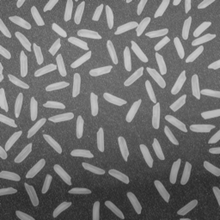
%> input picture clases/Cap01_Introducción/Matlab/rice.png, 220 x 220 px, shrunk from 512 x 512 before the run
$ octave TRAT06_EjemploCirculante.m   (GNU Octave 9; MATLAB toolbox functions it lacks are replaced by stand-ins)
%> lines starting %> are read from the running program, lines starting %| are printed output that depends on the picture; in (x1, y1, x2, y2) boxes, pixels count from 0 and x2, y2 are one past the last pixel; in counts of white or black regions, pixels touching at a corner belong together; the program's own positions count from 1
%José Ramón Iglesias Gamarra - 2020-2
close all
I = imread('rice.png');
%> I is the input picture: size 220x220 uint8; min 40, max 207, mean 111.2
M = 35;
i1 = 156;
j1 = 127;
F = double(I(i1:i1+M-1,j1:j1+M-1));
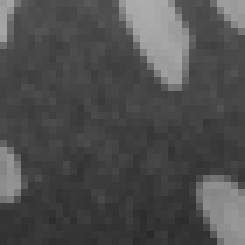
%> F: size 35x35 double (shown 7 times larger); min 42, max 173, mean 77.8

[N1,M1] = size(F);
%> N1 = 35; M1 = 35
n = 7;
N = N1+n-1;
%> N = 41
Fp = zeros(N,N);
Fp(1:N1,1:N1) = F;
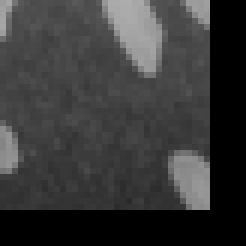
%> Fp: size 41x41 double (shown 6 times larger); min 0, max 173, mean 56.7
figure(1)
imshow(F,[])
h = ones(n,n)/n^2;
Hp = zeros(N,N);
Hp(1:n,1:n) = h;
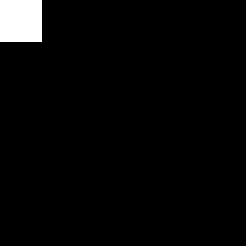
%> Hp: size 41x41 double (shown 6 times larger); values 0 (black) and 0.0204 (white), 2.9% white; 1 white region, box (x1, y1, x2, y2) and area: (0, 0, 7, 7) 49
G = conv2(F,h,'same');
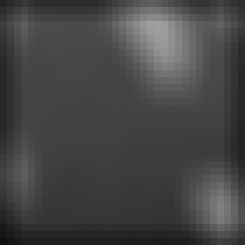
%> G: size 35x35 double (shown 7 times larger); min 16.92, max 159.3, mean 69.2
figure(2)
imshow(G,[])
f = Fp(:); % f es un vector con las columnas de F concatenadas (hacia abajo)
%> f = 1681 values, max 173 at index 821, min 0 at index 36, mean 56.72

HC = [];
for i=1:N
    HF = [];
    for j=1:N
        k = mod(i-j,N);
        Hk = zeros(N,N);
        for p=1:N
            for q=1:N
                t = mod(p-q,N);
                Hk(p,q) = Hp(k+1,t+1);
            end
        end
        HF = [HF Hk];
    end
    HC = [HC;HF];
end
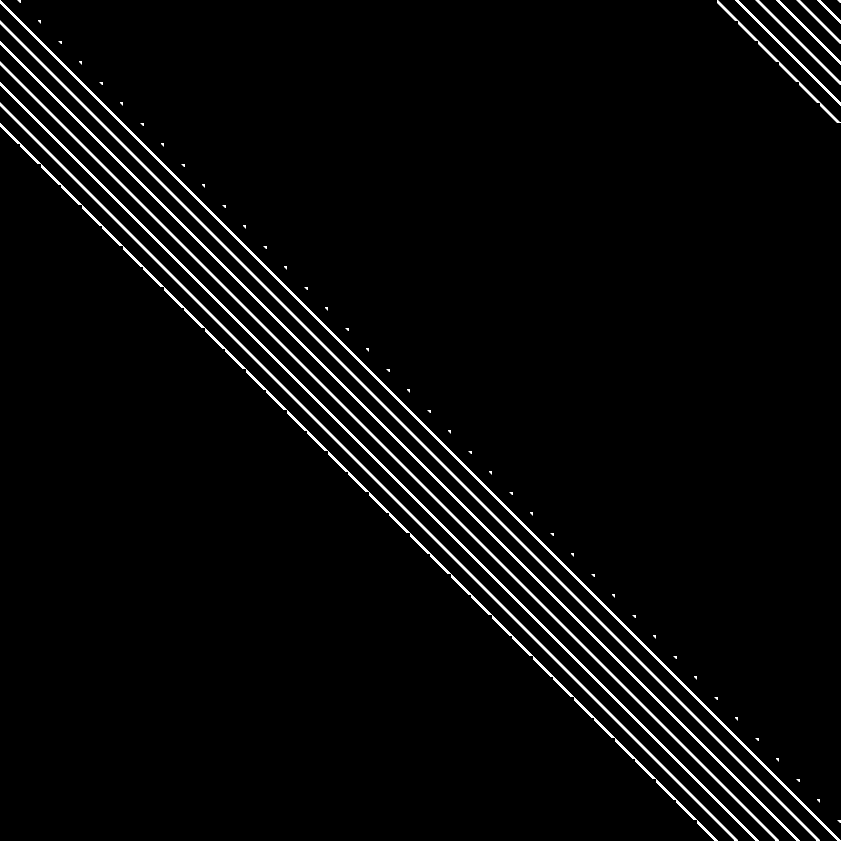
%> HC: size 1681x1681 double (shown at 1/2 size); values 0 (black) and 0.0204 (white), 2.9% white; 55 white regions, largest, box (x1, y1, x2, y2) and area: (0, 0, 1681, 1681) 11746, (0, 41, 1640, 1681) 11459, (0, 82, 1599, 1681) 11172
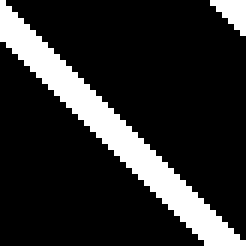
%> Hk: size 41x41 double (shown 6 times larger); values 0 (black) and 0.0204 (white), 17.1% white; 2 white regions, box (x1, y1, x2, y2) and area: (0, 0, 41, 41) 266, (35, 0, 41, 6) 21

g = HC*f;
%> g = 1681 values, max 159.3 at index 1032, min 1.02 at index 41, mean 56.72
Gs = zeros(size(Fp));
Gs(:) = g;
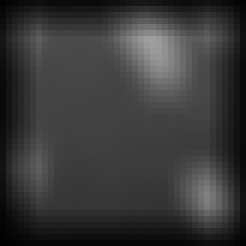
%> Gs: size 41x41 double (shown 6 times larger); min 1.02, max 159.3, mean 56.7
figure(3)
q = (n+1)/2;
Gs = Gs(q:q+M-1,q:q+M-1);
%> Gs: size 35x35 double
imshow(Gs,[])
